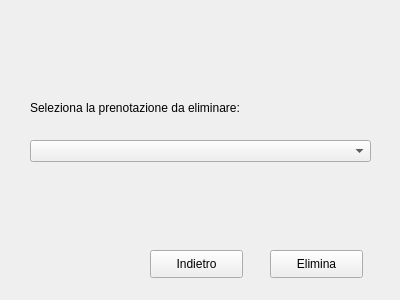
<?xml version="1.0" encoding="UTF-8"?>
<ui version="4.0">
 <class>Form</class>
 <widget class="QWidget" name="Form">
  <property name="geometry">
   <rect>
    <x>0</x>
    <y>0</y>
    <width>400</width>
    <height>300</height>
   </rect>
  </property>
  <property name="windowTitle">
   <string>Elimina Prenotazione</string>
  </property>
  <widget class="QComboBox" name="comboBox">
   <property name="geometry">
    <rect>
     <x>30</x>
     <y>140</y>
     <width>341</width>
     <height>22</height>
    </rect>
   </property>
  </widget>
  <widget class="QPushButton" name="pushButton">
   <property name="geometry">
    <rect>
     <x>270</x>
     <y>250</y>
     <width>93</width>
     <height>28</height>
    </rect>
   </property>
   <property name="text">
    <string>Elimina</string>
   </property>
  </widget>
  <widget class="QPushButton" name="pushButton_2">
   <property name="geometry">
    <rect>
     <x>150</x>
     <y>250</y>
     <width>93</width>
     <height>28</height>
    </rect>
   </property>
   <property name="text">
    <string>Indietro</string>
   </property>
  </widget>
  <widget class="QLabel" name="label">
   <property name="geometry">
    <rect>
     <x>30</x>
     <y>100</y>
     <width>341</width>
     <height>16</height>
    </rect>
   </property>
   <property name="text">
    <string>Seleziona la prenotazione da eliminare:</string>
   </property>
  </widget>
 </widget>
 <resources/>
 <connections/>
</ui>
